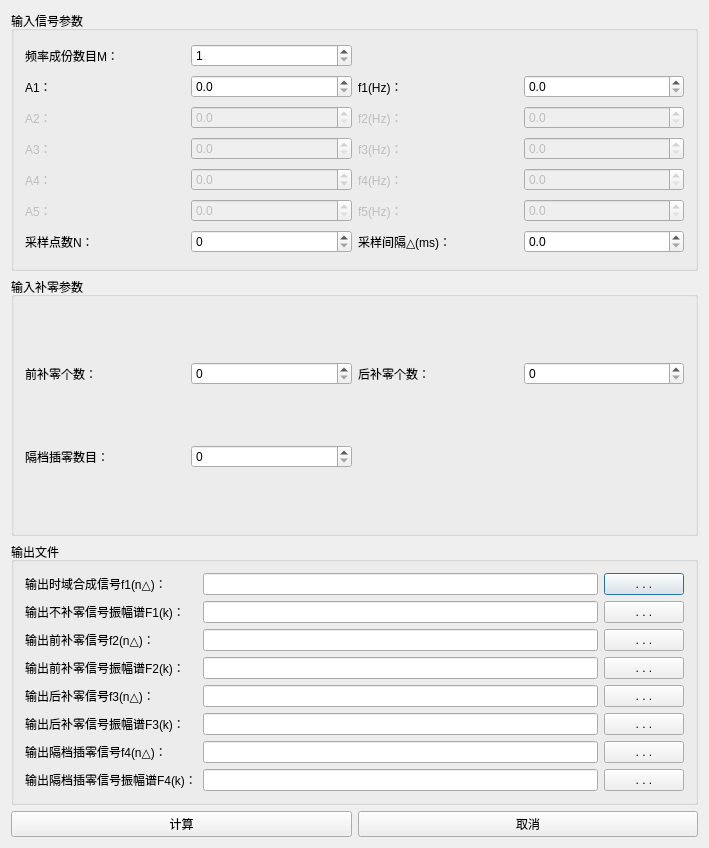
<?xml version="1.0" encoding="UTF-8"?>
<ui version="4.0">
 <class>CAmpSpectrumAddZerosClass</class>
 <widget class="QDialog" name="CAmpSpectrumAddZerosClass">
  <property name="geometry">
   <rect>
    <x>0</x>
    <y>0</y>
    <width>709</width>
    <height>848</height>
   </rect>
  </property>
  <property name="windowTitle">
   <string>振幅谱补零</string>
  </property>
  <layout class="QGridLayout" name="gridLayout_4">
   <item row="0" column="0" colspan="2">
    <widget class="QGroupBox" name="InputParGroupBox">
     <property name="title">
      <string>输入信号参数</string>
     </property>
     <layout class="QGridLayout" name="gridLayout">
      <item row="0" column="0">
       <widget class="QLabel" name="Par0Label">
        <property name="text">
         <string>频率成份数目M：</string>
        </property>
       </widget>
      </item>
      <item row="0" column="1">
       <widget class="QSpinBox" name="Par0SpinBox">
        <property name="minimum">
         <number>1</number>
        </property>
        <property name="maximum">
         <number>5</number>
        </property>
       </widget>
      </item>
      <item row="1" column="0">
       <widget class="QLabel" name="Par1Label">
        <property name="text">
         <string>A1：</string>
        </property>
       </widget>
      </item>
      <item row="1" column="1">
       <widget class="QDoubleSpinBox" name="Par1DoubleSpinBox">
        <property name="decimals">
         <number>1</number>
        </property>
        <property name="maximum">
         <double>1000.000000000000000</double>
        </property>
       </widget>
      </item>
      <item row="1" column="2">
       <widget class="QLabel" name="Par2Label">
        <property name="text">
         <string>f1(Hz)：</string>
        </property>
       </widget>
      </item>
      <item row="1" column="3">
       <widget class="QDoubleSpinBox" name="Par2DoubleSpinBox">
        <property name="decimals">
         <number>1</number>
        </property>
        <property name="maximum">
         <double>10000.000000000000000</double>
        </property>
       </widget>
      </item>
      <item row="2" column="0">
       <widget class="QLabel" name="Par3Label">
        <property name="enabled">
         <bool>false</bool>
        </property>
        <property name="text">
         <string>A2：</string>
        </property>
       </widget>
      </item>
      <item row="2" column="1">
       <widget class="QDoubleSpinBox" name="Par3DoubleSpinBox">
        <property name="enabled">
         <bool>false</bool>
        </property>
        <property name="decimals">
         <number>1</number>
        </property>
        <property name="maximum">
         <double>1000.000000000000000</double>
        </property>
       </widget>
      </item>
      <item row="2" column="2">
       <widget class="QLabel" name="Par4Label">
        <property name="enabled">
         <bool>false</bool>
        </property>
        <property name="text">
         <string>f2(Hz)：</string>
        </property>
       </widget>
      </item>
      <item row="2" column="3">
       <widget class="QDoubleSpinBox" name="Par4DoubleSpinBox">
        <property name="enabled">
         <bool>false</bool>
        </property>
        <property name="decimals">
         <number>1</number>
        </property>
        <property name="maximum">
         <double>10000.000000000000000</double>
        </property>
       </widget>
      </item>
      <item row="3" column="0">
       <widget class="QLabel" name="Par5Label">
        <property name="enabled">
         <bool>false</bool>
        </property>
        <property name="text">
         <string>A3：</string>
        </property>
       </widget>
      </item>
      <item row="3" column="1">
       <widget class="QDoubleSpinBox" name="Par5DoubleSpinBox">
        <property name="enabled">
         <bool>false</bool>
        </property>
        <property name="decimals">
         <number>1</number>
        </property>
        <property name="maximum">
         <double>1000.000000000000000</double>
        </property>
       </widget>
      </item>
      <item row="3" column="2">
       <widget class="QLabel" name="Par6Label">
        <property name="enabled">
         <bool>false</bool>
        </property>
        <property name="text">
         <string>f3(Hz)：</string>
        </property>
       </widget>
      </item>
      <item row="3" column="3">
       <widget class="QDoubleSpinBox" name="Par6DoubleSpinBox">
        <property name="enabled">
         <bool>false</bool>
        </property>
        <property name="decimals">
         <number>1</number>
        </property>
        <property name="maximum">
         <double>10000.000000000000000</double>
        </property>
       </widget>
      </item>
      <item row="4" column="0">
       <widget class="QLabel" name="Par7Label">
        <property name="enabled">
         <bool>false</bool>
        </property>
        <property name="text">
         <string>A4：</string>
        </property>
       </widget>
      </item>
      <item row="4" column="1">
       <widget class="QDoubleSpinBox" name="Par7DoubleSpinBox">
        <property name="enabled">
         <bool>false</bool>
        </property>
        <property name="decimals">
         <number>1</number>
        </property>
        <property name="minimum">
         <double>-100.000000000000000</double>
        </property>
        <property name="maximum">
         <double>1000.000000000000000</double>
        </property>
       </widget>
      </item>
      <item row="4" column="2">
       <widget class="QLabel" name="Par8Label">
        <property name="enabled">
         <bool>false</bool>
        </property>
        <property name="text">
         <string>f4(Hz)：</string>
        </property>
       </widget>
      </item>
      <item row="4" column="3">
       <widget class="QDoubleSpinBox" name="Par8DoubleSpinBox">
        <property name="enabled">
         <bool>false</bool>
        </property>
        <property name="decimals">
         <number>1</number>
        </property>
        <property name="maximum">
         <double>10000.000000000000000</double>
        </property>
       </widget>
      </item>
      <item row="5" column="0">
       <widget class="QLabel" name="Par9Label">
        <property name="enabled">
         <bool>false</bool>
        </property>
        <property name="text">
         <string>A5：</string>
        </property>
       </widget>
      </item>
      <item row="5" column="1">
       <widget class="QDoubleSpinBox" name="Par9DoubleSpinBox">
        <property name="enabled">
         <bool>false</bool>
        </property>
        <property name="decimals">
         <number>1</number>
        </property>
        <property name="maximum">
         <double>1000.000000000000000</double>
        </property>
       </widget>
      </item>
      <item row="5" column="2">
       <widget class="QLabel" name="Par10Label">
        <property name="enabled">
         <bool>false</bool>
        </property>
        <property name="text">
         <string>f5(Hz)：</string>
        </property>
       </widget>
      </item>
      <item row="5" column="3">
       <widget class="QDoubleSpinBox" name="Par10DoubleSpinBox">
        <property name="enabled">
         <bool>false</bool>
        </property>
        <property name="decimals">
         <number>1</number>
        </property>
        <property name="maximum">
         <double>10000.000000000000000</double>
        </property>
       </widget>
      </item>
      <item row="6" column="0">
       <widget class="QLabel" name="Par11Label">
        <property name="text">
         <string>采样点数N：</string>
        </property>
       </widget>
      </item>
      <item row="6" column="1">
       <widget class="QDoubleSpinBox" name="Par11DoubleSpinBox">
        <property name="decimals">
         <number>0</number>
        </property>
        <property name="maximum">
         <double>1000.000000000000000</double>
        </property>
       </widget>
      </item>
      <item row="6" column="2">
       <widget class="QLabel" name="Par12Label">
        <property name="text">
         <string>采样间隔△(ms)：</string>
        </property>
       </widget>
      </item>
      <item row="6" column="3">
       <widget class="QDoubleSpinBox" name="Par12DoubleSpinBox">
        <property name="decimals">
         <number>1</number>
        </property>
        <property name="maximum">
         <double>100.000000000000000</double>
        </property>
       </widget>
      </item>
     </layout>
    </widget>
   </item>
   <item row="1" column="0" colspan="2">
    <widget class="QGroupBox" name="AddZeroParGroupBox">
     <property name="title">
      <string>输入补零参数</string>
     </property>
     <layout class="QGridLayout" name="gridLayout_3">
      <item row="0" column="0">
       <widget class="QLabel" name="Par13Label">
        <property name="text">
         <string>前补零个数：</string>
        </property>
       </widget>
      </item>
      <item row="0" column="1">
       <widget class="QDoubleSpinBox" name="Par13DoubleSpinBox">
        <property name="decimals">
         <number>0</number>
        </property>
        <property name="maximum">
         <double>100000.000000000000000</double>
        </property>
       </widget>
      </item>
      <item row="0" column="2">
       <widget class="QLabel" name="Par14Label">
        <property name="text">
         <string>后补零个数：</string>
        </property>
       </widget>
      </item>
      <item row="0" column="3">
       <widget class="QDoubleSpinBox" name="Par14DoubleSpinBox">
        <property name="decimals">
         <number>0</number>
        </property>
        <property name="maximum">
         <double>100000.000000000000000</double>
        </property>
       </widget>
      </item>
      <item row="1" column="0">
       <widget class="QLabel" name="Par15Label">
        <property name="text">
         <string>隔档插零数目：</string>
        </property>
       </widget>
      </item>
      <item row="1" column="1">
       <widget class="QDoubleSpinBox" name="Par15DoubleSpinBox">
        <property name="decimals">
         <number>0</number>
        </property>
        <property name="maximum">
         <double>5.000000000000000</double>
        </property>
       </widget>
      </item>
     </layout>
    </widget>
   </item>
   <item row="2" column="0" colspan="2">
    <widget class="QGroupBox" name="groupBox_2">
     <property name="title">
      <string>输出文件</string>
     </property>
     <layout class="QGridLayout" name="gridLayout_2">
      <item row="0" column="0">
       <widget class="QLabel" name="OutputFile1Label">
        <property name="text">
         <string>输出时域合成信号f1(n△)：</string>
        </property>
       </widget>
      </item>
      <item row="0" column="1">
       <widget class="QLineEdit" name="OutputFile1LineEdit"/>
      </item>
      <item row="0" column="2">
       <widget class="QPushButton" name="OutputFile1PushButton">
        <property name="text">
         <string>. . .</string>
        </property>
       </widget>
      </item>
      <item row="1" column="0">
       <widget class="QLabel" name="OutputFile2Label">
        <property name="text">
         <string>输出不补零信号振幅谱F1(k)：</string>
        </property>
       </widget>
      </item>
      <item row="1" column="1">
       <widget class="QLineEdit" name="OutputFile2LineEdit"/>
      </item>
      <item row="1" column="2">
       <widget class="QPushButton" name="OutputFile2PushButton">
        <property name="text">
         <string>. . .</string>
        </property>
       </widget>
      </item>
      <item row="2" column="0">
       <widget class="QLabel" name="OutputFile3Label">
        <property name="text">
         <string>输出前补零信号f2(n△)：</string>
        </property>
       </widget>
      </item>
      <item row="2" column="1">
       <widget class="QLineEdit" name="OutputFile3LineEdit"/>
      </item>
      <item row="2" column="2">
       <widget class="QPushButton" name="OutputFile3PushButton">
        <property name="text">
         <string>. . .</string>
        </property>
       </widget>
      </item>
      <item row="3" column="0">
       <widget class="QLabel" name="OutputFile4Label">
        <property name="text">
         <string>输出前补零信号振幅谱F2(k)：</string>
        </property>
       </widget>
      </item>
      <item row="3" column="1">
       <widget class="QLineEdit" name="OutputFile4LineEdit"/>
      </item>
      <item row="3" column="2">
       <widget class="QPushButton" name="OutputFile4PushButton">
        <property name="text">
         <string>. . .</string>
        </property>
       </widget>
      </item>
      <item row="4" column="0">
       <widget class="QLabel" name="OutputFile5Label">
        <property name="text">
         <string>输出后补零信号f3(n△)：</string>
        </property>
       </widget>
      </item>
      <item row="4" column="1">
       <widget class="QLineEdit" name="OutputFile5LineEdit"/>
      </item>
      <item row="4" column="2">
       <widget class="QPushButton" name="OutputFile5PushButton">
        <property name="text">
         <string>. . .</string>
        </property>
       </widget>
      </item>
      <item row="5" column="0">
       <widget class="QLabel" name="OutputFile6Label">
        <property name="text">
         <string>输出后补零信号振幅谱F3(k)：</string>
        </property>
       </widget>
      </item>
      <item row="5" column="1">
       <widget class="QLineEdit" name="OutputFile6LineEdit"/>
      </item>
      <item row="5" column="2">
       <widget class="QPushButton" name="OutputFile6PushButton">
        <property name="text">
         <string>. . .</string>
        </property>
       </widget>
      </item>
      <item row="6" column="0">
       <widget class="QLabel" name="OutputFile7Label">
        <property name="text">
         <string>输出隔档插零信号f4(n△)：</string>
        </property>
       </widget>
      </item>
      <item row="6" column="1">
       <widget class="QLineEdit" name="OutputFile7LineEdit"/>
      </item>
      <item row="6" column="2">
       <widget class="QPushButton" name="OutputFile7PushButton">
        <property name="text">
         <string>. . .</string>
        </property>
       </widget>
      </item>
      <item row="7" column="0">
       <widget class="QLabel" name="OutputFile8Label">
        <property name="text">
         <string>输出隔档插零信号振幅谱F4(k)：</string>
        </property>
       </widget>
      </item>
      <item row="7" column="1">
       <widget class="QLineEdit" name="OutputFile8LineEdit"/>
      </item>
      <item row="7" column="2">
       <widget class="QPushButton" name="OutputFile8PushButton">
        <property name="text">
         <string>. . .</string>
        </property>
       </widget>
      </item>
     </layout>
    </widget>
   </item>
   <item row="3" column="0">
    <widget class="QPushButton" name="CalPushButton">
     <property name="text">
      <string>计算</string>
     </property>
    </widget>
   </item>
   <item row="3" column="1">
    <widget class="QPushButton" name="CancelPushButton">
     <property name="text">
      <string>取消</string>
     </property>
    </widget>
   </item>
  </layout>
 </widget>
 <layoutdefault spacing="6" margin="11"/>
 <resources>
  <include location="amp_spectrum_add_zeros.qrc"/>
 </resources>
 <connections/>
</ui>
